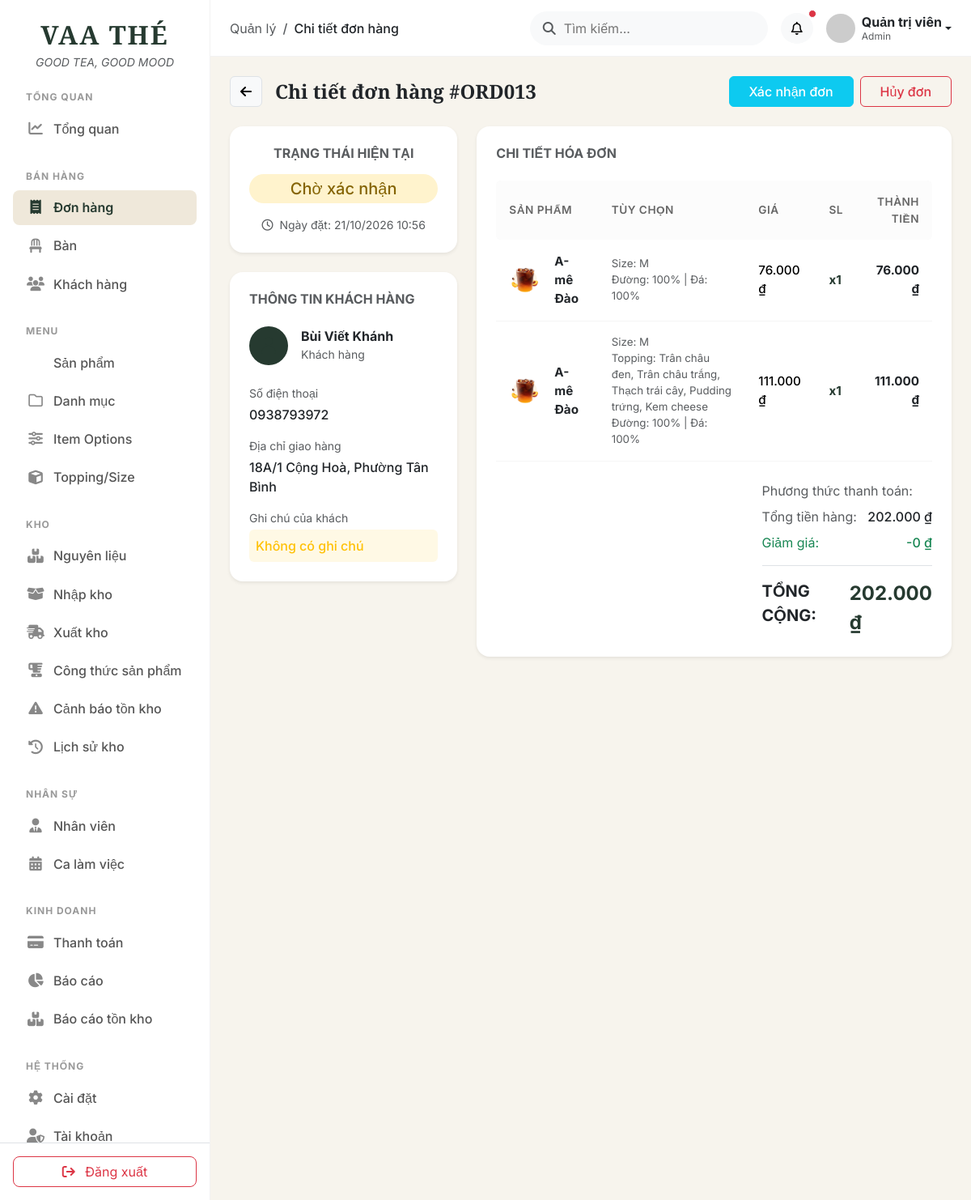
Page /public/admin.php?route=orders&action=show&id=13 (signed in) on the committed database.
### tables this page shows
CREATE TABLE `orders` (
  `id` int(10) UNSIGNED NOT NULL,
  `customer_id` int(10) UNSIGNED DEFAULT NULL,
  `user_id` int(10) UNSIGNED DEFAULT NULL,
  `table_id` int(10) UNSIGNED DEFAULT NULL,
  `total_amount` decimal(12,2) NOT NULL DEFAULT 0.00,
  `discount` decimal(12,2) NOT NULL DEFAULT 0.00,
  `final_amount` decimal(12,2) NOT NULL DEFAULT 0.00,
  `order_type` enum('delivery','takeaway','dine_in') NOT NULL DEFAULT 'takeaway',
  `status` enum('pending','confirmed','preparing','ready','completed','cancelled') NOT NULL DEFAULT 'pending',
  `note` text DEFAULT NULL,
  `created_at` timestamp NOT NULL DEFAULT current_timestamp(),
  `updated_at` timestamp NOT NULL DEFAULT current_timestamp() ON UPDATE current_timestamp()
);

CREATE TABLE `customers` (
  `id` int(10) UNSIGNED NOT NULL,
  `full_name` varchar(100) NOT NULL,
  `email` varchar(100) DEFAULT NULL,
  `password` varchar(255) NOT NULL,
  `phone` varchar(20) DEFAULT NULL,
  `address` varchar(255) DEFAULT NULL,
  `status` tinyint(1) NOT NULL DEFAULT 1,
  `created_at` timestamp NOT NULL DEFAULT current_timestamp(),
  `updated_at` timestamp NOT NULL DEFAULT current_timestamp() ON UPDATE current_timestamp()
);

CREATE TABLE `order_details` (
  `id` int(10) UNSIGNED NOT NULL,
  `order_id` int(10) UNSIGNED NOT NULL,
  `product_id` int(10) UNSIGNED NOT NULL,
  `size_id` int(10) UNSIGNED DEFAULT NULL,
  `quantity` int(10) UNSIGNED NOT NULL DEFAULT 1,
  `unit_price` decimal(12,2) NOT NULL DEFAULT 0.00,
  `subtotal` decimal(12,2) NOT NULL DEFAULT 0.00,
  `sugar_level` tinyint(3) UNSIGNED DEFAULT 100,
  `ice_level` tinyint(3) UNSIGNED DEFAULT 100,
  `note` varchar(255) DEFAULT NULL,
  `created_at` timestamp NOT NULL DEFAULT current_timestamp()
);

CREATE TABLE `products` (
  `id` int(10) UNSIGNED NOT NULL,
  `category_id` int(10) UNSIGNED NOT NULL,
  `name` varchar(150) NOT NULL,
  `description` text DEFAULT NULL,
  `price` decimal(12,2) NOT NULL DEFAULT 0.00,
  `image` varchar(255) DEFAULT NULL,
  `status` tinyint(1) NOT NULL DEFAULT 1,
  `created_at` timestamp NOT NULL DEFAULT current_timestamp(),
  `updated_at` timestamp NOT NULL DEFAULT current_timestamp() ON UPDATE current_timestamp()
);

### app/controllers/Admin/OrderController.php (called while the page is built, shortened)
<?php
require_once __DIR__ . '/../../models/Order.php';
class OrderController {
    public function show() {
        $id = $_GET['id'] ?? 0;
        $orderModel = new Order();
        $order = $orderModel->findByIdWithDetails($id);
        require_once __DIR__ . '/../../views/admin/orders/show.php';
        require_once __DIR__ . '/../../views/layouts/admin.php';
    }
}

### app/models/Order.php (called while the page is built, shortened)
<?php
require_once __DIR__ . '/../config/database.php';
class Order {
    private $conn;
    public function __construct() {
        global $conn;
        $this->conn = $conn;
    }
    public function findByIdWithDetails($id) {
        $sql = "SELECT o.*,
                       c.full_name as customer_name, c.phone as customer_phone, c.address as customer_address,
                       u.full_name as user_name, u.phone as user_phone,
                       p.method as payment_method
                FROM orders o
                LEFT JOIN customers c ON o.customer_id = c.id
                LEFT JOIN users u ON o.user_id = u.id
                LEFT JOIN payments p ON o.id = p.order_id
                WHERE o.id = ?";
        $stmt = $this->conn->prepare($sql);
        $stmt->bind_param("i", $id);
        $stmt->execute();
        $order = $stmt->get_result()->fetch_assoc();
        $sqlDetails = "SELECT od.*, p.name as product_name, p.image as product_image, s.name as size_name
                       FROM order_details od
                       JOIN products p ON od.product_id = p.id
                       LEFT JOIN sizes s ON od.size_id = s.id
                       WHERE od.order_id = ?";
        $stmtD = $this->conn->prepare($sqlDetails);
        $stmtD->bind_param("i", $id);
        $stmtD->execute();
        $items = $stmtD->get_result()->fetch_all(MYSQLI_ASSOC);
        $sqlToppings = "SELECT t.name
                        FROM order_detail_toppings odt
                        JOIN toppings t ON odt.topping_id = t.id
                        WHERE odt.order_detail_id = ?";
        $stmtT = $this->conn->prepare($sqlToppings);
        foreach ($items as &$item) {
            $stmtT->bind_param("i", $item['id']);
            $stmtT->execute();
            $toppingRows = $stmtT->get_result()->fetch_all(MYSQLI_ASSOC);
        }
        $order['items'] = $items;
        return $order;
    }
}

### app/views/admin/orders/show.php (the view, shortened to what this page needs)
<div class="d-flex justify-content-between align-items-center mb-4">
    <div class="d-flex align-items-center gap-3">
        <a href="admin.php?route=orders" class="btn btn-light border shadow-none">
            <i class="fa-solid fa-arrow-left"></i>
        </a>
        <h4 class="font-serif fw-bold text-dark mb-0">Chi tiết đơn hàng #ORD<?= str_pad($order['id'], 3, '0', STR_PAD_LEFT) ?></h4>
    </div>
    <div class="d-flex gap-2">
        <?php if($order['status'] !== 'completed' && $order['status'] !== 'cancelled'): ?>
            <form action="admin.php?route=orders&action=update_status" method="POST">
                <?php if($order['status'] === 'pending'): ?>
                    <button type="submit" class="btn btn-info text-white fw-medium px-4">Xác nhận đơn</button>
                <?php elseif($order['status'] === 'confirmed'): ?>
                    <input type="hidden" name="status" value="preparing">
                    <button type="submit" class="btn btn-primary fw-medium px-4">Bắt đầu pha chế</button>
                <?php elseif($order['status'] === 'preparing'): ?>
                    <input type="hidden" name="status" value="ready">
                    <button type="submit" class="btn btn-warning fw-medium px-4">Báo sẵn sàng</button>
                <?php elseif($order['status'] === 'ready'): ?>
                    <input type="hidden" name="status" value="completed">
                    <button type="submit" class="btn btn-success fw-medium px-4">Hoàn thành đơn</button>
                <?php endif; ?>
            </form>
            <form action="admin.php?route=orders&action=update_status" method="POST" onsubmit="return confirm('Xác nhận hủy đơn hàng này?');">
                <button type="submit" class="btn btn-outline-danger fw-medium px-4">Hủy đơn</button>
            </form>
        <?php endif; ?>
    </div>
</div>
<div class="row g-4">
    <div class="col-12 col-xl-4">
        <div class="card border-0 shadow-sm rounded-4 mb-4">
            <div class="card-body p-4 text-center">
                <h6 class="text-muted fw-bold mb-3 text-uppercase">Trạng thái hiện tại</h6>
                <?php
                $badgeClass = '';
                $statusText = '';
                switch($order['status']) {
                    case 'pending': $badgeClass = 'badge-pending'; $statusText = 'Chờ xác nhận'; break;
                }
                ?>
                <span class="badge <?= $badgeClass ?> rounded-pill px-4 py-2 fs-5 fw-medium w-100"><?= $statusText ?></span>
                <div class="mt-3 text-muted small">
                    <i class="fa-regular fa-clock me-1"></i> Ngày đặt: <?= date('d/m/Y H:i', strtotime($order['created_at'])) ?>
                </div>
            </div>
        </div>
        <div class="card border-0 shadow-sm rounded-4 mb-4">
            <div class="card-body p-4">
                <h6 class="text-muted fw-bold mb-4 text-uppercase">Thông tin khách hàng</h6>
                <div class="d-flex align-items-center mb-4">
                    <div class="bg-forest bg-opacity-10 text-forest rounded-circle d-flex align-items-center justify-content-center me-3 admin-style-143e03" >
                        <i class="fa-solid fa-user fs-5"></i>
                    </div>
                    <div>
                        <h6 class="fw-bold mb-0 text-dark"><?= $order['customer_name'] ?? $order['user_name'] ?? 'Khách vãng lai' ?></h6>
                        <span class="text-muted small">Khách hàng</span>
                    </div>
                </div>
                <div class="mb-3">
                    <div class="text-muted small mb-1">Số điện thoại</div>
                    <div class="fw-medium text-dark"><?= $order['customer_phone'] ?? $order['user_phone'] ?? 'Không có' ?></div>
                </div>
                <div class="mb-3">
                    <div class="text-muted small mb-1">Địa chỉ giao hàng</div>
                    <div class="fw-medium text-dark"><?= $order['customer_address'] ?? 'Tại quán' ?></div>
                </div>
                <div>
                    <div class="text-muted small mb-1">Ghi chú của khách</div>
                    <div class="fw-medium text-warning bg-warning bg-opacity-10 p-2 rounded"><?= $order['note'] ? $order['note'] : 'Không có ghi chú' ?></div>
                </div>
            </div>
        </div>
    </div>
    <div class="col-12 col-xl-8">
        <div class="card border-0 shadow-sm rounded-4">
            <div class="card-body p-4">
                <h6 class="text-muted fw-bold mb-4 text-uppercase">Chi tiết hóa đơn</h6>
                <div class="table-responsive mb-4">
                    <table class="table mb-0 align-middle">
                        <thead class="bg-light text-muted">
                            <tr>
                                <th class="border-0 rounded-start">Sản phẩm</th>
                                <th class="border-0">Tùy chọn</th>
                                <th class="border-0">Giá</th>
                                <th class="border-0">SL</th>
                                <th class="border-0 text-end rounded-end">Thành tiền</th>
                            </tr>
                        </thead>
                        <tbody>
                            <?php foreach($order['items'] as $item): ?>
                            <tr>
                                <td>
                                    <div class="d-flex align-items-center">
                                        <?php if($item['product_image']): ?>
                                            <img src="assets/images/products/<?= $item['product_image'] ?>" alt="" class="rounded me-3" width="40" height="40" style="object-fit: cover;">
                                        <?php else: ?>
                                            <div class="bg-light rounded me-3 d-flex align-items-center justify-content-center text-muted admin-style-9a6a53" >
                                                <i class="fa-solid fa-cup-togo"></i>
                                            </div>
                                        <?php endif; ?>
                                        <div class="fw-bold text-dark"><?= $item['product_name'] ?></div>
                                    </div>
                                </td>
                                <td>
                                    <div class="small text-muted">
                                        Size: <?= $item['size_name'] ?? 'M' ?><br>
                                        <?php if (!empty($item['toppings'])): ?>
                                        Topping: <?= htmlspecialchars($item['toppings']) ?><br>
                                        <?php endif; ?>
                                        Đường: <?= $item['sugar_level'] ?>% | Đá: <?= $item['ice_level'] ?>%
                                    </div>
                                </td>
                                <td class="fw-medium"><?= number_format($item['unit_price'], 0, ',', '.') ?> ₫</td>
                                <td class="fw-bold text-forest">x<?= $item['quantity'] ?></td>
                                <td class="text-end fw-bold text-dark"><?= number_format($item['subtotal'], 0, ',', '.') ?> ₫</td>
                            </tr>
                            <?php endforeach; ?>
                        </tbody>
                    </table>
                </div>
                <div class="row justify-content-end">
                    <div class="col-md-6 col-lg-5">
                        <div class="d-flex justify-content-between mb-2">
                            <span class="text-muted">Phương thức thanh toán:</span>
                        </div>
                        <div class="d-flex justify-content-between mb-2">
                            <span class="text-muted">Tổng tiền hàng:</span>
                            <span class="fw-medium text-dark"><?= number_format($order['total_amount'], 0, ',', '.') ?> ₫</span>
                        </div>
                        <div class="d-flex justify-content-between mb-3 text-success">
                            <span>Giảm giá:</span>
                            <span class="fw-medium">-<?= number_format($order['discount'], 0, ',', '.') ?> ₫</span>
                        </div>
                        <div class="d-flex justify-content-between border-top pt-3">
                            <span class="fw-bold text-dark fs-5">TỔNG CỘNG:</span>
                            <span class="fw-bold text-forest fs-4"><?= number_format($order['final_amount'], 0, ',', '.') ?> ₫</span>
                        </div>
                    </div>
                </div>
            </div>
        </div>
    </div>
</div>

### public/assets/css/admin.css (style rules this page uses)
:root { --vaa-ivory: #F7F4ED; --vaa-cream: #EFE8DA; --vaa-dark: #18231D; --vaa-forest: #263A30; --vaa-sage: #AAB79F; --vaa-brown: #9A7654; --sidebar-width: 260px; --topbar-height: 70px; }
body.admin-body { font-family: 'Inter', sans-serif; background-color: var(--vaa-ivory); color: var(--vaa-dark); margin: 0; padding: 0; overflow-x: hidden; }
.font-serif { font-family: 'Cormorant Garamond', serif; }
.text-forest { color: var(--vaa-forest) !important; }
.bg-forest { background-color: var(--vaa-forest) !important; }
.table > :not(caption) > * > * { padding: 1rem; vertical-align: middle; }
.table th { font-weight: 600; color: #666; background-color: #fcfcfc; border-bottom: 1px solid #eee; font-size: 0.85rem; text-transform: uppercase; letter-spacing: 0.5px; }
.table td { font-size: 0.95rem; border-bottom: 1px solid #f5f5f5; }
.badge-pending { background-color: #fff3cd; color: #856404; }
.admin-style-143e03 { width: 48px; height: 48px; }

### rows in the picture
orders: id "013", status "Chờ xác nhận", created_at "21/10/2026 10:56", customer.full_name "Bùi Viết Khánh", customer.phone "0938793972", customer.address "18A/1 Cộng Hoà, Phường Tân Bình", total_amount "202.000", discount "0", final_amount "202.000"
order_details: product.image (picture), product.name "A-mê Đào", size_name "M", sugar_level "100", ice_level "100", unit_price "76.000", quantity "1", subtotal "76.000"
order_details: product.image (picture), product.name "A-mê Đào", size_name "M", toppings "Trân châu đen, Trân châu trắng, Thạch trái cây, Pudding trứng, Kem cheese", sugar_level "100", ice_level "100", unit_price "111.000", quantity "1", subtotal "111.000"

### other values in the picture
$pageTitle "Chi tiết đơn hàng"
$_SESSION['full_name'] "Quản trị viên"
$_SESSION['role'] "Admin"
